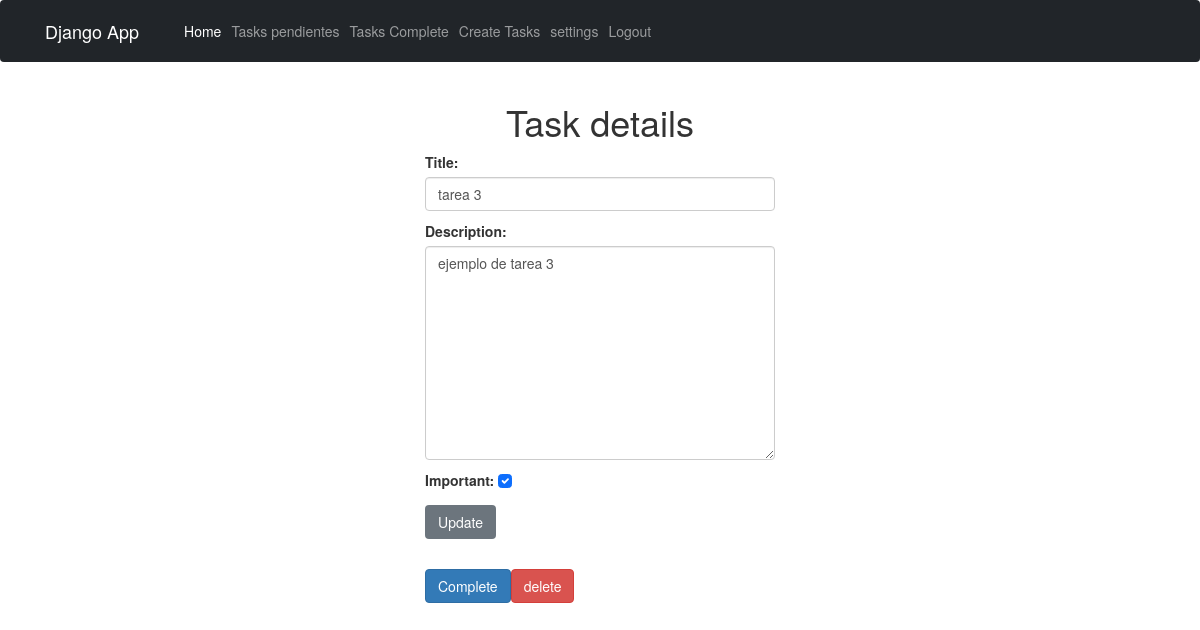
The app's page /tasks/7/ (signed in) with its own data.
### tasks/models.py (models this page shows, shortened)
class Task(models.Model):
    title = models.CharField(max_length=100)
    description = models.TextField(blank=True)
    created = models.DateTimeField(auto_now_add=True)
    datecompleted = models.DateTimeField(null=True, blank=True)
    important = models.BooleanField(default=False)
    user = models.ForeignKey(User, on_delete=models.CASCADE)

### tasks/views.py (the view, shortened to what this page needs)
# urls.py: path('tasks/<int:task_id>/', views.task_detail, name='task_detail'),
@login_required
def task_detail(request, task_id):
    if request.method == 'GET':
        task = get_object_or_404(Task, pk=task_id, user=request.user)
        form = TaskForm(instance=task)
        return render(request, 'task_detail.html', {'task': task, 'form': form})

### tasks/form.py
class TaskForm(forms.ModelForm):
    class Meta:
        model = Task
        fields = ['title', 'description', 'important']
        widgets = {
            'title': forms.TextInput(attrs={'class': 'form-control', 'placeholder':'Title'}),
            'description': forms.Textarea(attrs={'class': 'form-control', 'placeholder':'Description'}),
            'important': forms.CheckboxInput(attrs={'class': 'form-check-input'})
        }

### tasks/templates/task_detail.html (shortened to what this page needs)
{% extends 'base.html' %}
{% block content %}
<main class="container">
    <div class="row">
        <div class="col-md-4 offset-md-4">
            <h1 class="text-center">Task details</h1>
                <form method="POST">
                    {{form.as_p}}
                    <button class="btn btn-secondary">
                        Update
                    </button>
                </form>
            <div class="mt-5 d-flex">
                <form action="{%  url 'complete_task' task.id %}" method="POST">
                    <button class="btn btn-primary">
                        Complete
                    </button>
                </form>
                <form action="{%  url 'delete_task' task.id %}" method="POST">
                    <button class="btn btn-danger">
                        delete
                    </button>
                </form>
            </div>
        </div>
    </div>
</main>
{% endblock %}

### tasks/static/estilo.css (style rules this page uses)
.form-control { padding-right: 100px; }

### records on screen
Task: title "tarea 3", description "ejemplo de tarea 3", important "☑"
